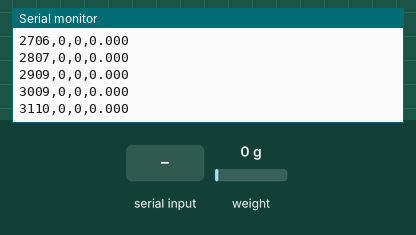
Simulated run of this sketch. Board: Arduino Uno, built with avr-gcc and run on an emulated ATmega328P. On the bench: the last lines printed to the serial monitor. The inputs (shaded band) are chosen by the test bench; at power-on: weight on the scale 0 g.

Above: at 3.2 s.
3.3 s: weight on the scale set to 100 g
At 3.32 s:
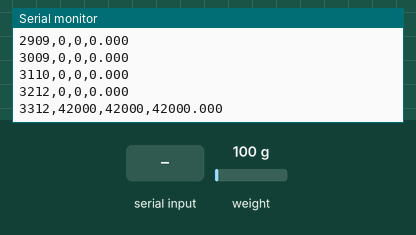
4.8 s: "t" received over Serial
6.3 s: "T" received over Serial
7.8 s: weight on the scale set to 1250 g
At 9.05 s:
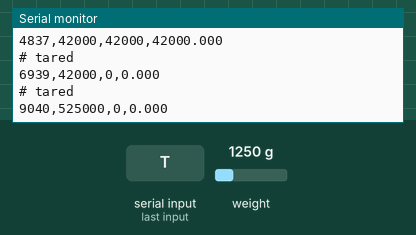
Timing chart, 0 to 10.3 s (numbered marks = the images above; inputs shaded):
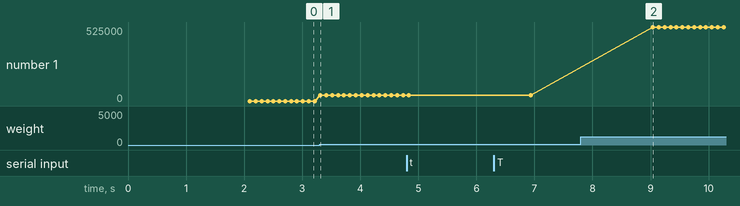

Measured:
- after the input at 3.3 s, the serial monitor: prints a new line at once (image 1)
- after the input at 7.8 s, the serial monitor: prints a new line after 1.2 s (image 2)
- plotted number 1: 0 → 42000 after the input at 3.3 s, 42000 → 525000 after the input at 7.8 s

The sketch:

grip_firmware.ino
```cpp
// Hand Dynamometer — firmware v1.0
// Board:   Arduino Nano / Uno (ATmega328P)
// Library: "HX711" by Bogdan Necula  (Arduino IDE -> Library Manager -> search "HX711")
//
// Serial output, 115200 baud, one CSV line per sample (~10 per second):
//     t_ms,raw,net,force_kg
//   raw      = value read from the HX711
//   net      = raw - zero offset (sign-corrected)
//   force_kg = net / COUNTS_PER_KG
//
// Serial commands (send a single character):
//     t   re-zero (tare). Make sure nothing is touching the handle.

#include "HX711.h"

// ---- Pins ---------------------------------------------------------
const int PIN_DOUT = 3;   // HX711 DT
const int PIN_SCK  = 2;   // HX711 SCK

// ---- Calibration --------------------------------------------------
// Counts per kilogram. Expect roughly 43000 for a 100 kg CZL601 at 2.0 mV/V.
// Leave at 1.0 until calibrate.py has been run,
// then paste the printed value here and re-upload.
const float COUNTS_PER_KG = 1.0;

// If squeezing makes 'net' go NEGATIVE, change this to -1.
const int SIGN = 1;
// -------------------------------------------------------------------

HX711 scale;
long offset = 0;

void doTare() {
  offset = scale.read_average(20);   // ~2 s at 10 samples/s
  Serial.println("# tared");
}

void setup() {
  Serial.begin(115200);
  scale.begin(PIN_DOUT, PIN_SCK);    // gain 128 on channel A (default)
  while (!scale.is_ready()) {
    delay(10);
  }
  doTare();
  Serial.println("# hand_dynamometer_v1");
  Serial.println("t_ms,raw,net,force_kg");
}

void loop() {
  // --- commands
  if (Serial.available() > 0) {
    char c = Serial.read();
    if (c == 't' || c == 'T') {
      doTare();
    }
  }

  // --- one line per new sample
  if (scale.is_ready()) {
    long  raw = scale.read();
    long  net = SIGN * (raw - offset);
    float kg  = net / COUNTS_PER_KG;

    Serial.print(millis()); Serial.print(',');
    Serial.print(raw);      Serial.print(',');
    Serial.print(net);      Serial.print(',');
    Serial.println(kg, 3);
  }
}
```
